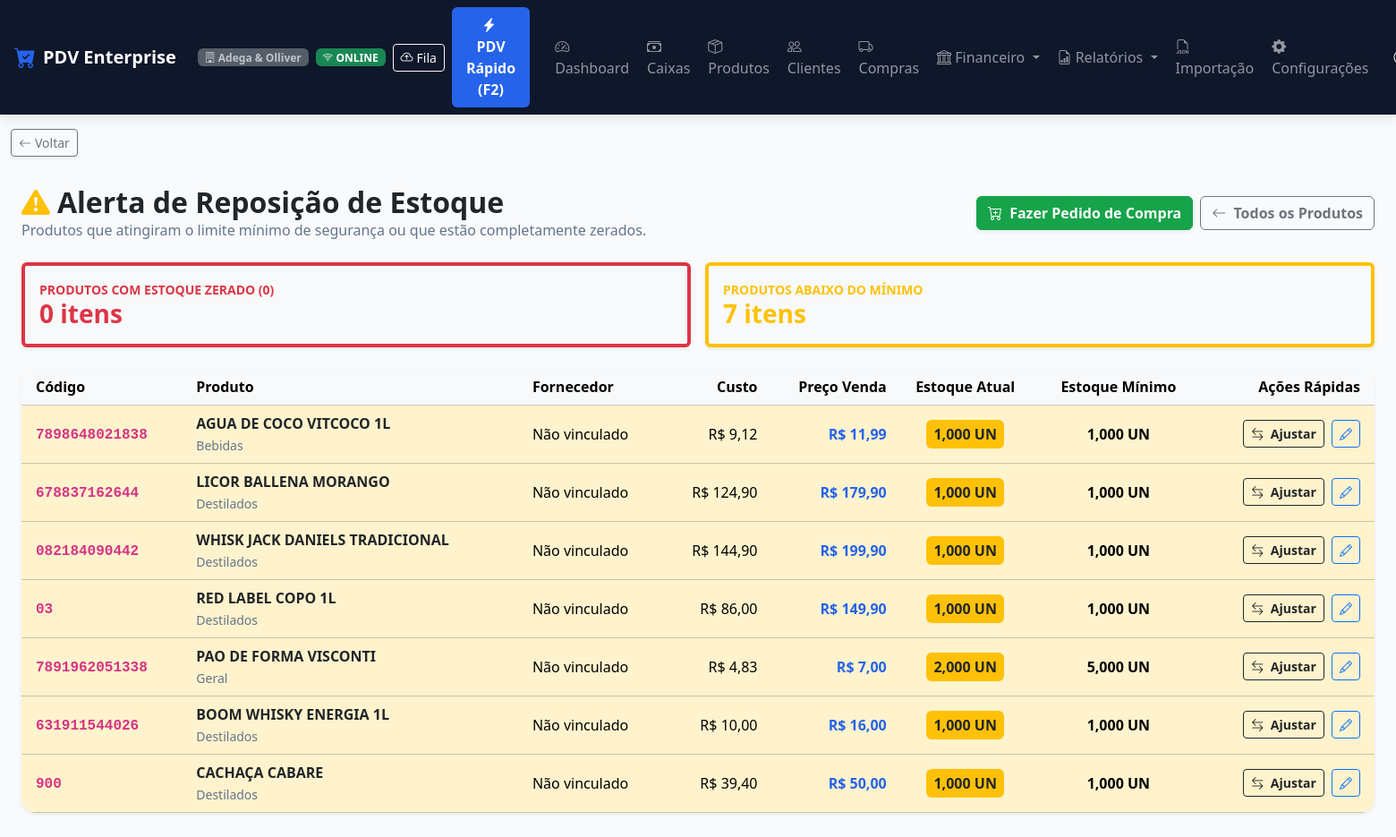
The page /produtos/estoque-baixo/ (signed in) on the database as committed earlier.
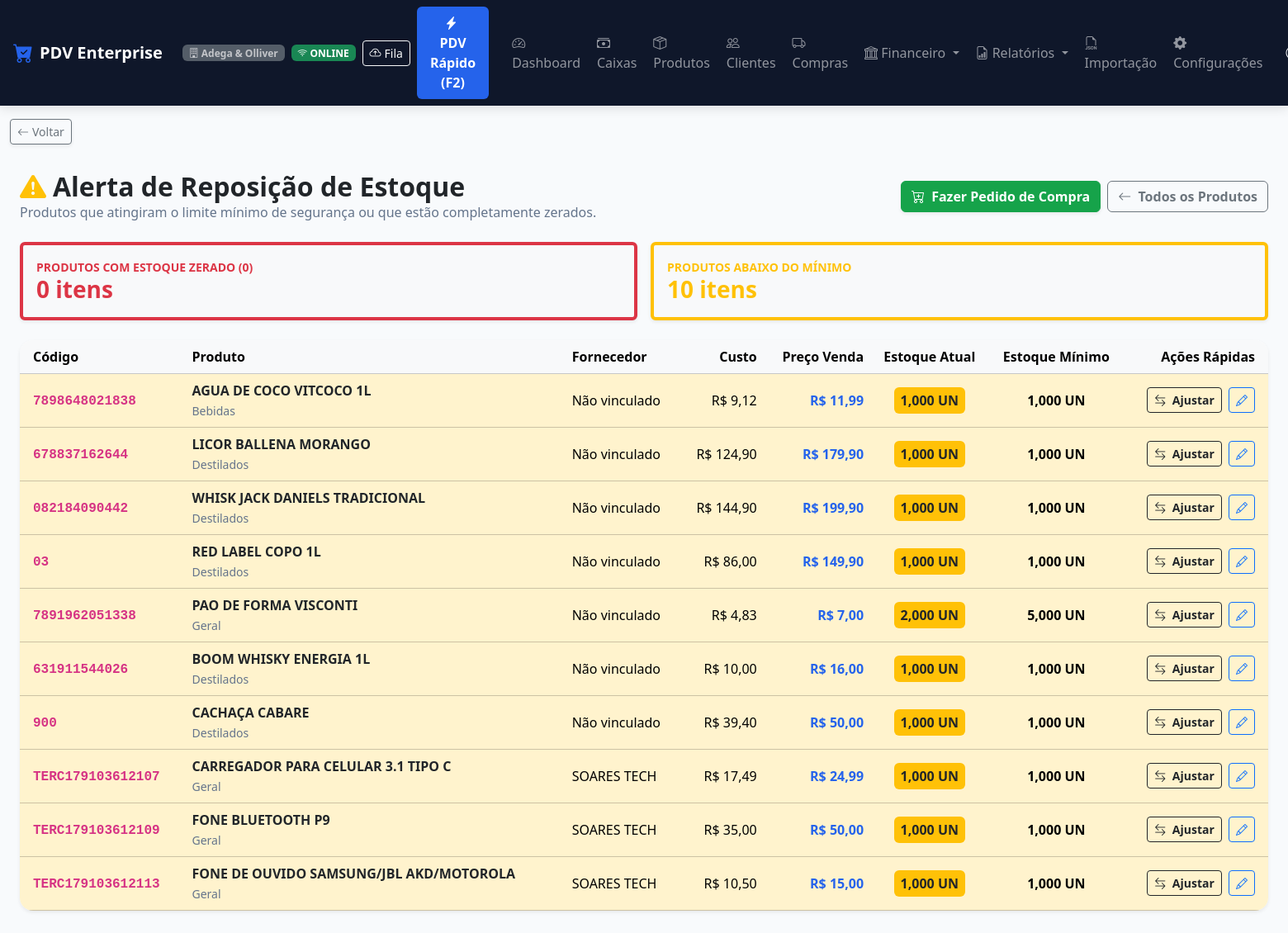
The same page on the database as committed later.
### apps/produtos/models.py (models this page shows, shortened)
class Produto(TenantModelMixin):
    UNIDADE_CHOICES = [
        ('UN', 'Unidade (UN)'),
        ('KG', 'Quilograma (KG)'),
        ('G', 'Grama (G)'),
        ('L', 'Litro (L)'),
        ('ML', 'Mililitro (ML)'),
        ('LT', 'Lata (LT)'),
        ('CX', 'Caixa (CX)'),
        ('PCT', 'Pacote (PCT)'),
        ('FD', 'Fardo (FD)'),
        ('M2', 'Metro Quadrado (M²)'),
    ]
    categoria = models.ForeignKey(Categoria, on_delete=models.SET_NULL, null=True, blank=True, related_name='produtos')
    fornecedor_principal = models.ForeignKey('clientes.Fornecedor', on_delete=models.SET_NULL, null=True, blank=True, related_name='produtos')
    codigo_barras = models.CharField('Código de Barras (EAN)', max_length=50, db_index=True)
    sku = models.CharField('SKU / Código Interno', max_length=50, blank=True, db_index=True)
    nome = models.CharField('Nome do Produto', max_length=200)
    descricao = models.TextField('Descrição / Detalhes', blank=True)
    preco_custo = models.DecimalField('Preço de Custo (R$)', max_digits=12, decimal_places=3, default=0.00)
    margem_lucro = models.DecimalField('Margem de Lucro Bruto (%)', max_digits=6, decimal_places=2, default=30.00, help_text="Cálculo base: Venda = Custo / (1 - (Margem/100))")
    preco_venda = models.DecimalField('Preço de Venda (R$)', max_digits=12, decimal_places=2, default=0.00)
    estoque_atual = models.DecimalField('Estoque Atual', max_digits=12, decimal_places=3, default=0.000)
    estoque_minimo = models.DecimalField('Estoque Mínimo', max_digits=12, decimal_places=3, default=5.000)
    estoque_maximo = models.DecimalField('Estoque Máximo', max_digits=12, decimal_places=3, default=1000.000, null=True, blank=True)
    unidade_medida = models.CharField('Unidade de Medida', max_length=10, choices=UNIDADE_CHOICES, default='UN')
    controle_estoque = models.BooleanField('Controla Estoque', default=True)
    imagem = models.ImageField('Imagem do Produto', upload_to='produtos/', null=True, blank=True)
    ativo = models.BooleanField('Ativo', default=True)
    is_produto_terceiro = models.BooleanField('Produto de Terceiro', default=False, db_index=True)
    percentual_repasse = models.DecimalField('Percentual de Repasse (%)', max_digits=5, decimal_places=2, default=Decimal('70.00'), null=True, blank=True)
    class Meta:
        verbose_name = 'Produto'
        verbose_name_plural = 'Produtos'
        unique_together = ['empresa', 'codigo_barras']
    @property
    def estoque_baixo(self) -> bool:
        return self.estoque_atual <= self.estoque_minimo
    @property
    def estoque_zerado(self) -> bool:
        return self.estoque_atual <= Decimal('0.000')

class Categoria(TenantModelMixin):
    nome = models.CharField('Nome da Categoria', max_length=100)
    descricao = models.TextField('Descrição', blank=True)
    ativo = models.BooleanField('Ativo', default=True)
    class Meta:
        verbose_name = 'Categoria'
        verbose_name_plural = 'Categorias'
        unique_together = ['empresa', 'nome']

### apps/clientes/models.py (models this page shows, shortened)
class Fornecedor(TenantModelMixin):
    CONDICAO_PAGAMENTO_CHOICES = [
        ('A_VISTA', 'À vista (0 dias)'),
        ('1_DIA', 'Boleto 1 dia'),
        ('2_DIAS', 'Boleto 2 dias'),
        ('3_DIAS', 'Boleto 3 dias'),
        ('4_DIAS', 'Boleto 4 dias'),
        ('7_DIAS', 'Boleto 7 dias'),
        ('14_DIAS', 'Boleto 14 dias'),
        ('21_DIAS', 'Boleto 21 dias'),
        ('28_DIAS', 'Boleto 28 dias'),
        ('30_DIAS', 'Boleto 30 dias'),
        ('PERSONALIZADO', 'Personalizado (dias informados)'),
    ]
    razao_social = models.CharField('Razão Social', max_length=200)
    nome_fantasia = models.CharField('Nome Fantasia', max_length=200, blank=True)
    cnpj = models.CharField('CNPJ', max_length=20, blank=True)
    telefone = models.CharField('Telefone', max_length=20, blank=True)
    email = models.EmailField('E-mail', blank=True)
    endereco = models.CharField('Endereço', max_length=255, blank=True)
    contato_nome = models.CharField('Nome do Contato', max_length=100, blank=True)
    condicao_pagamento_padrao = models.CharField('Condição de Pagamento Padrão', max_length=30, choices=CONDICAO_PAGAMENTO_CHOICES, default='30_DIAS')
    prazo_pagamento_dias = models.PositiveIntegerField('Prazo Padrão (dias)', default=30)
    observacoes = models.TextField('Observações', blank=True)
    ativo = models.BooleanField('Ativo', default=True)
    class Meta:
        verbose_name = 'Fornecedor'
        verbose_name_plural = 'Fornecedores'
        ordering = ['nome_fantasia', 'razao_social']

### apps/produtos/views.py (the view)
# urls.py: path('estoque-baixo/', estoque_baixo_list, name='estoque_baixo_list'),
@login_required
def estoque_baixo_list(request):
    empresa = request.tenant or request.user.empresa
    produtos = Produto.objects.filter(empresa=empresa, ativo=True).select_related('categoria', 'fornecedor_principal')
    produtos_baixos = [p for p in produtos if p.estoque_baixo]
    produtos_zerados = [p for p in produtos if p.estoque_zerado]
    return render(request, 'produtos/estoque_baixo.html', {
        'produtos_baixos': produtos_baixos,
        'produtos_zerados': produtos_zerados,
        'total_baixos': len(produtos_baixos),
        'total_zerados': len(produtos_zerados),
    })

### apps/core/models.py (called while the page is built)
def get_current_tenant():
    return getattr(_thread_locals, 'tenant', None)

def set_current_tenant(tenant):
    _thread_locals.tenant = tenant

def clear_current_tenant():
    if hasattr(_thread_locals, 'tenant'):
        del _thread_locals.tenant

    def get_queryset(self):
        qs = TenantQuerySet(self.model, using=self._db)
        tenant = get_current_tenant()
        if tenant:
            return qs.filter(empresa=tenant)
        return qs

### apps/empresas/context_processors.py (called while the page is built, shortened)
def configuracao_visual_context(request):
    empresa = getattr(request, 'tenant', None)
    if not empresa and hasattr(request, 'user') and request.user.is_authenticated:
        empresa = getattr(request.user, 'empresa', None)
    if empresa:
        config = getattr(empresa, 'configuracao_visual', None)
        if not config:
            config = empresa.get_configuracao_visual()
        return {
            'config_visual': config,
            'css_variables': config.to_css_variables()
        }

### apps/usuarios/models.py (called while the page is built)
    @property
    def is_admin(self):
        return self.cargo == 'ADMIN' or self.is_superuser

    @property
    def is_administrador(self):
        return self.is_admin

### templates/produtos/estoque_baixo.html (shortened to what the changed rows need)
{% extends 'base.html' %}
{% block content %}
<div class="container-fluid py-3">
    <div class="d-flex justify-content-between align-items-center mb-4 flex-wrap gap-2">
        <div>
            <h2 class="fw-bold text-dark mb-0"><i class="bi bi-exclamation-triangle-fill text-warning me-2"></i>Alerta de Reposição de Estoque</h2>
        </div>
    </div>
    <div class="row g-3 mb-4">
        <div class="col-12 col-md-6">
            <div class="card p-3 border-start border-warning border-4 shadow-sm bg-light">
                <span class="text-warning fw-bold small text-uppercase">Produtos Abaixo do Mínimo</span>
                <h3 class="fw-bold text-warning mb-0">{{ total_baixos }} itens</h3>
            </div>
        </div>
    </div>
    <div class="card card-custom p-0 border-0 shadow-sm rounded-4 overflow-hidden mb-4">
        <div class="table-responsive">
            <table class="table table-hover align-middle mb-0">
                <thead class="table-light">
                    <tr>
                        <th class="ps-3">Código</th>
                        <th>Produto</th>
                        <th>Fornecedor</th>
                        <th class="text-end">Custo</th>
                        <th class="text-end">Preço Venda</th>
                        <th class="text-center">Estoque Atual</th>
                        <th class="text-center">Estoque Mínimo</th>
                        <th class="text-end pe-3">Ações Rápidas</th>
                    </tr>
                </thead>
                <tbody>
                    {% for prod in produtos_baixos %}
                    <tr class="{% if prod.estoque_zerado %}table-danger{% else %}table-warning{% endif %}">
                        <td class="ps-3"><code class="fw-bold fs-6">{{ prod.codigo_barras }}</code></td>
                        <td>
                            <strong class="d-block text-dark">{{ prod.nome }}</strong>
                            <small class="text-muted">{{ prod.categoria.nome|default:"Geral" }}</small>
                        </td>
                        <td>{{ prod.fornecedor_principal.nome_fantasia|default:"Não vinculado" }}</td>
                        <td class="text-end">R$ {{ prod.preco_custo|floatformat:2 }}</td>
                        <td class="text-end fw-bold text-primary">R$ {{ prod.preco_venda|floatformat:2 }}</td>
                        <td class="text-center">
                            {% if prod.estoque_zerado %}
                                <span class="badge bg-danger p-2 fs-6">0.000 {{ prod.unidade_medida }} (ZERADO)</span>
                            {% else %}
                                <span class="badge bg-warning text-dark p-2 fs-6">{{ prod.estoque_atual }} {{ prod.unidade_medida }}</span>
                            {% endif %}
                        </td>
                        <td class="text-center fw-bold">{{ prod.estoque_minimo }} {{ prod.unidade_medida }}</td>
                        <td class="text-end pe-3">
                            <a href="{% url 'estoque_ajuste' prod.id %}?next={{ request.get_full_path|urlencode }}" class="btn btn-sm btn-outline-dark fw-bold me-1" title="Ajustar Estoque"><i class="bi bi-arrow-left-right me-1"></i> Ajustar</a>
                            <a href="{% url 'produto_editar' prod.id %}?next={{ request.get_full_path|urlencode }}" class="btn btn-sm btn-outline-primary" title="Editar"><i class="bi bi-pencil"></i></a>
                        </td>
                    </tr>
                    {% endfor %}
                </tbody>
            </table>
        </div>
    </div>
</div>
{% endblock %}

Rows that differ between the two databases and show on the page:
added Produto: codigo_barras "TERC179103612107", nome "CARREGADOR PARA CELULAR 3.1 TIPO C", categoria.nome "Geral", fornecedor_principal.nome_fantasia "SOARES TECH", preco_custo "17,49", preco_venda "24,99", estoque_atual "1,000", unidade_medida "UN", estoque_minimo "1,000"
added Produto: codigo_barras "TERC179103612109", nome "FONE BLUETOOTH P9", categoria.nome "Geral", fornecedor_principal.nome_fantasia "SOARES TECH", preco_custo "35,00", preco_venda "50,00", estoque_atual "1,000", unidade_medida "UN", estoque_minimo "1,000"
added Produto: codigo_barras "TERC179103612113", nome "FONE DE OUVIDO SAMSUNG/JBL AKD/MOTOROLA", categoria.nome "Geral", fornecedor_principal.nome_fantasia "SOARES TECH", preco_custo "10,50", preco_venda "15,00", estoque_atual "1,000", unidade_medida "UN", estoque_minimo "1,000"
Other text that changed with them:
{{ total_baixos }}: "7" → "10"
